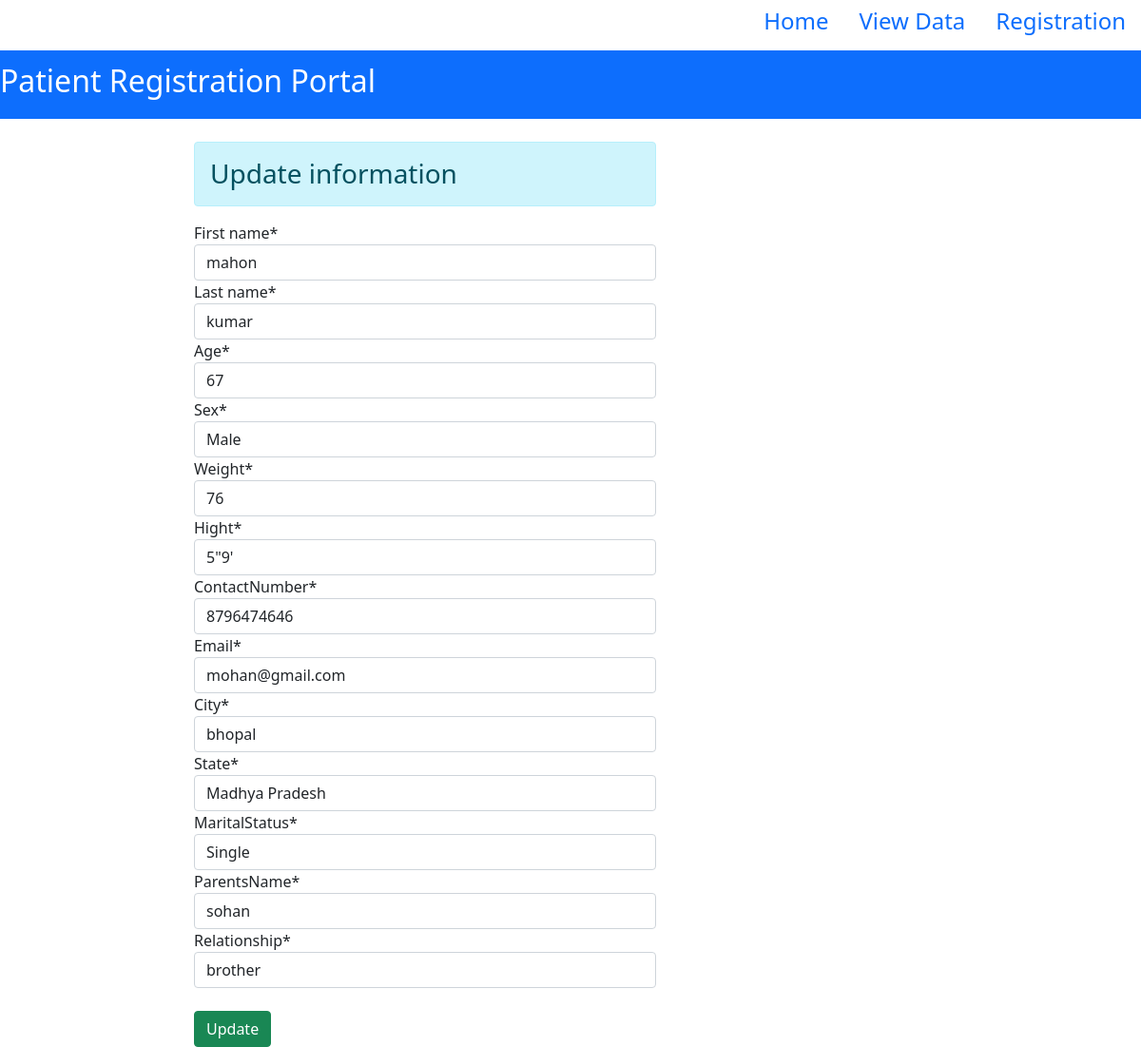
Screenshot of /3/ with the database file from the repository.
### crud/models.py (models this page shows)
class PatientEnrollmentForm(models.Model):
    first_name = models.CharField(max_length=50)
    last_name = models.CharField(max_length=50)
    age=models.IntegerField()
    sex=models.CharField(max_length=5,choices=sex)
    weight=CharField(max_length=10)
    hight=CharField(max_length=15)
    contactNumber=models.CharField(max_length=12)
    email=models.EmailField()
    city=CharField(max_length=20)
    state=CharField(max_length=20,choices=state)
    maritalStatus=CharField(max_length=10,choices=maritalstatus)
    parentsName=CharField(max_length=30)
    relationship=CharField(max_length=30)

### crud/views.py (the view)
# urls.py: path('<int:id>/', views.update,name='update'),
def update(request,id):
    if request.method=='POST':
        pi=PatientEnrollmentForm.objects.get(pk=id)
        fm = PatienEnrollment(request.POST,instance=pi)
        if fm.is_valid():
            fm.save()
            return redirect(showdata)
    else:
        pi=PatientEnrollmentForm.objects.get(pk=id)
        fm = PatienEnrollment(instance=pi)
    return render(request,'crud/updatedata.html',{'form':fm})

### crud/forms.py
class PatienEnrollment(ModelForm):
    class Meta:
        model = PatientEnrollmentForm
        fields = '__all__'

### crud/templates/crud/updatedata.html (shortened to what this page needs)
{% extends 'crud/base.html' %}
{% block contant %}
<br>
<div class="row">
 <div class="col-sm-5 offset-2">
<h3 class="alert alert-info">Update information</h3>
{% load crispy_forms_tags %}
<form action=''method='post'>
    {{ form|crispy }}
    <br>
    <input type="submit"class='btn btn-success' value=Update>
</form>
</div></div>
{% endblock contant %}

### rows the page displays
PatientEnrollmentForm: first_name "mahon", last_name "kumar", age "67", sex "Male", weight "76", hight "5\"9'", contactNumber "8796474646", email "mohan@gmail.com", city "bhopal", state "Madhya Pradesh", maritalStatus "Single", parentsName "sohan", relationship "brother"
